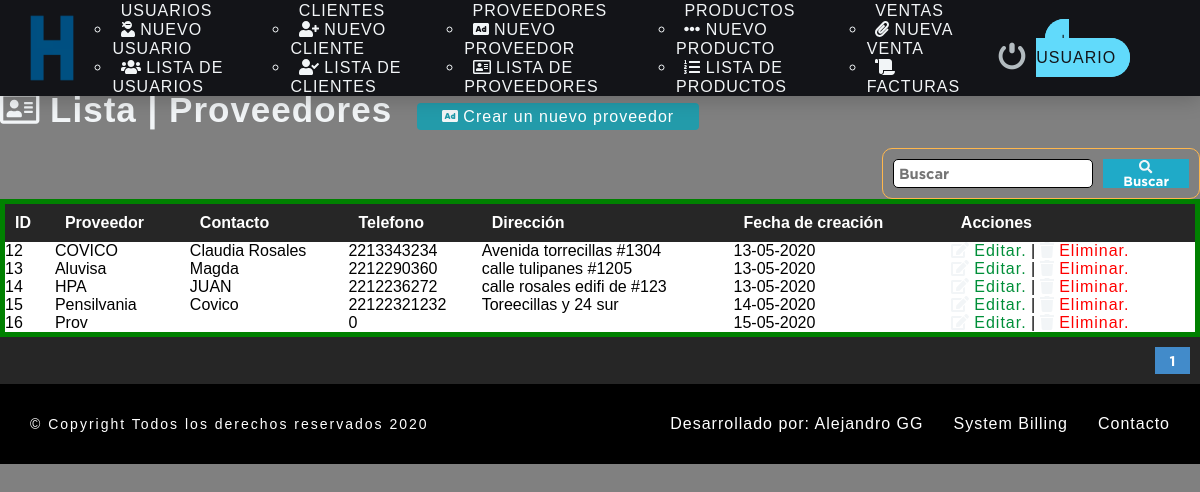
/sistema/lista_proveedor.php (signed in), run on the app's committed database.
### tables this page shows
CREATE TABLE `proveedor` (
  `codproveedor` int(11) NOT NULL,
  `proveedor` varchar(100) DEFAULT NULL,
  `contacto` varchar(100) DEFAULT NULL,
  `telefono` bigint(11) DEFAULT NULL,
  `direccion` text DEFAULT NULL,
  `date_add` datetime DEFAULT current_timestamp(),
  `usuario_id` int(11) NOT NULL,
  `estatus` int(11) NOT NULL DEFAULT 1
);

### sistema/lista_proveedor.php (the view, shortened to what this page needs)
<?php
include "../conexion.php";
?>
<!DOCTYPE html>
<html lang="en">
<head>
	<?php
	include "includes/scripts.php";
	?>
</head>
<body>
	<?php
	include "includes/nav.php"
	?><br><br>
	<br>
	<br>
	<br>
	<section id="container">
	<h1><i class="far fa-address-card"></i> Lista | Proveedores</h1>
	<a href="registro_proveedor.php" class="btn_new"><i class="fas fa-ad"></i> Crear un nuevo proveedor</a>
	<br>
    <br>
<form action="buscar_proveedor.php" method="get" class="form_search">
	<input type="text" name="busqueda" id="busqueda" placeholder="Buscar" value="">
	<button type="submit" class="btn_search"><i class="fas fa-search"></i> Buscar</button>
</form>
	<table>
		<tr>
			<th>ID</th>
			<th>Proveedor</th>
			<th>Contacto</th>
			<th>Telefono</th>
			<th>Dirección</th>
			<th>Fecha de creación</th>
			<th>Acciones</th>
		</tr>
		<?php
		$sql_register = mysqli_query($conection, "SELECT COUNT(*) AS total_registro FROM proveedor Where estatus = 1");
		$result_register = mysqli_fetch_array($sql_register);
		$total_registro = $result_register['total_registro'];
		$por_pagina = 5;
		if(empty($_GET['pagina'])){
			$pagina = 1;
		}
		else{
			$pagina = $_GET['pagina'];
		}
		$desde = ($pagina-1) * $por_pagina;
		 $total_paginas = ceil($total_registro / $por_pagina);
		$query = mysqli_query($conection, "SELECT* FROM proveedor
			                               WHERE estatus = 1 ORDER BY codproveedor ASC LIMIT $desde,$por_pagina");
		$result = mysqli_num_rows($query);
		if($result > 0)
		{
			while ($data= mysqli_fetch_array($query))
			{
				$formato = 'Y-m-d H:i:s';
				$fecha = DateTime::createFromFormat($formato,$data["date_add"]);
			?>
		<tr>
			<td><?php echo $data['codproveedor']; ?></td>
			<td><?php echo $data['proveedor']; ?></td>
			<td><?php echo $data['contacto']; ?></td>
			<td><?php echo $data['telefono']; ?></td>
			<td><?php echo $data['direccion']; ?></td>
			<td><?php echo $fecha->format('d-m-Y'); ?></td>
			<td>
				<a class="link_edit" href="editar_proveedor.php?id=<?php echo $data["codproveedor"]; ?>"><i class="fas fa-edit"></i>
 Editar.</a>
 |
				<a class="link_delete" href="eliminar_confirmar_proveedor.php?id=<?php echo $data["codproveedor"]; ?>"><i class="fas fa-trash"></i>
 Eliminar.</a>
			</td>
		</tr>
	<?php
		}
	  }
	?>
	</table>
	<div class ="paginador">
		<ul>
			<?php
           for ($i=1; $i <= $total_paginas; $i++) {
           	if($i == $pagina)
           	{
             echo '<li class="pageselected">'.$i.'</li>';
           	}else{
           	echo '<li><a href="?pagina='.$i.'">'.$i.'</a></li>';
           }
           }
			?>
		</ul>
	</div>
	</section>
	<?php
	include "includes/footer.php"
	?>
</body>
</html>

### sistema/css/style.css (style rules this page uses)
* { margin: 0; padding: 0; color: #f2f5f7; box-sizing: border-box; font-family: 'GothamBold', cursive; }
body { background: gray; margin: 0; padding: 0; }
h1, h2, h3, h4, h5, h6 { font-family: 'arial'; font-weight: bold; letter-spacing: 1px; }
h1 { font-size: 26px; }
a { text-decoration: none; font-family: arial; letter-spacing: 1px; }
body { overflow-x: hidden; }
form { background: #262626; color:gray; margin: auto; padding: 20px 50px; border: 1px solid #ffb74d; }
input,select { display: block; width: 100%; font-size: 11pt; padding: 5px; border: 1px solid #000000; border-radius: 5px; color: black; }
#container h1 { font-size: 35px; display:inline-block; }
.btn_new { display: auto; background: #239baa; color: white; padding: 5px 25px; border-radius: 4px; margin: 20px; }
table { border-collapse: collapse; font-size: 12pt; font-family: 'arial'; width: 100%; border: green 5px solid }
td { background: #fff; color: #000000; border: green 5px solid font-size: 12pt; font-family: 'arial'; }
table th { text-align: left; padding: 10px; background:#262626; color:#fff; font-size: 12pt; font-family: 'arial'; }
table tr:nth-child(odd) { background: #c88719; }
.link_edit { color:#008f39; }
.link_delete { color:#ff0000; }
.paginador ul { padding: 10px; list-style: none; background: #262626; display: -webkit-flex; display: -moz-flex; display: -o-flex ; display: flex; justify-content: flex-end; }
.paginador a, .pageselected { color: #fff; border:1px solid #ddd; padding: 5px; display: inline-block; font-size: 14px; text-align:center; width: 35px; }
.pageselected { color: #fff; background: #428bca; border: 1px solid #428bca; }
.form_search { display: -webkit-flex; display: -moz-flex; display: -o-flex ; display: flex; float: right; background: initial; padding: 10px; border-radius: 10px; }
.form_search .btn_search { background: #1faac8; color: #fff; padding: 0 20px; border: 0; cursor:pointer; margin-left: 10px; }

### data on the page
proveedor: codproveedor "12", proveedor "COVICO", contacto "Claudia Rosales", telefono "2213343234", direccion "Avenida torrecillas #1304", date_add "13-05-2020"
proveedor: codproveedor "13", proveedor "Aluvisa", contacto "Magda", telefono "2212290360", direccion "calle tulipanes #1205", date_add "13-05-2020"
proveedor: codproveedor "14", proveedor "HPA", contacto "JUAN", telefono "2212236272", direccion "calle rosales edifi de #123", date_add "13-05-2020"
proveedor: codproveedor "15", proveedor "Pensilvania", contacto "Covico", telefono "22122321232", direccion "Toreecillas y 24 sur", date_add "14-05-2020"
proveedor: codproveedor "16", proveedor "Prov", telefono "0", date_add "15-05-2020"
